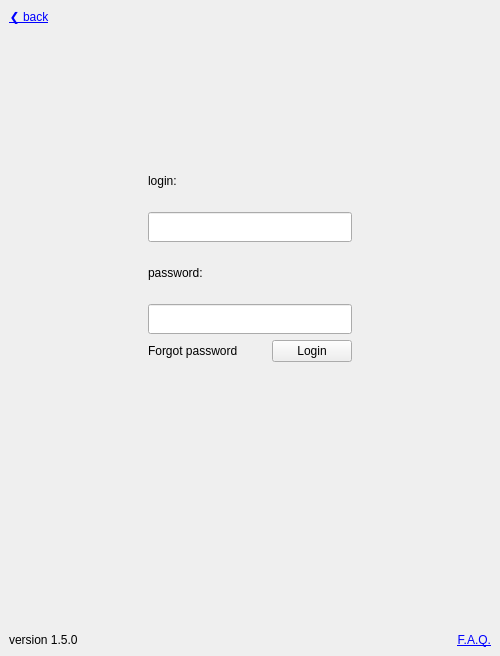
<?xml version="1.0" encoding="UTF-8"?>
<ui version="4.0">
 <class>LoginWindow</class>
 <widget class="QMainWindow" name="LoginWindow">
  <property name="geometry">
   <rect>
    <x>0</x>
    <y>0</y>
    <width>500</width>
    <height>656</height>
   </rect>
  </property>
  <property name="sizePolicy">
   <sizepolicy hsizetype="Preferred" vsizetype="Minimum">
    <horstretch>0</horstretch>
    <verstretch>0</verstretch>
   </sizepolicy>
  </property>
  <property name="minimumSize">
   <size>
    <width>350</width>
    <height>550</height>
   </size>
  </property>
  <property name="windowTitle">
   <string>NAZVA</string>
  </property>
  <property name="windowIcon">
   <iconset>
    <normaloff>../../../../Photos/Pictures/Icons/Lumicons ico pack/System/Device Keyboard.ico</normaloff>../../../../Photos/Pictures/Icons/Lumicons ico pack/System/Device Keyboard.ico</iconset>
  </property>
  <widget class="QWidget" name="centralwidget">
   <layout class="QVBoxLayout" name="verticalLayout_2">
    <item alignment="Qt::AlignLeft">
     <widget class="QPushButton" name="btn_back">
      <property name="styleSheet">
       <string notr="true">color: blue;
outline: none;
border: 0;
background: transparent;
text-decoration: underline;</string>
      </property>
      <property name="text">
       <string>❮ back</string>
      </property>
     </widget>
    </item>
    <item>
     <spacer name="verSpacer_1">
      <property name="orientation">
       <enum>Qt::Vertical</enum>
      </property>
      <property name="sizeType">
       <enum>QSizePolicy::Maximum</enum>
      </property>
      <property name="sizeHint" stdset="0">
       <size>
        <width>20</width>
        <height>50</height>
       </size>
      </property>
     </spacer>
    </item>
    <item>
     <widget class="QLabel" name="text_error">
      <property name="sizePolicy">
       <sizepolicy hsizetype="Preferred" vsizetype="Maximum">
        <horstretch>0</horstretch>
        <verstretch>0</verstretch>
       </sizepolicy>
      </property>
      <property name="minimumSize">
       <size>
        <width>0</width>
        <height>50</height>
       </size>
      </property>
      <property name="text">
       <string/>
      </property>
      <property name="alignment">
       <set>Qt::AlignCenter</set>
      </property>
     </widget>
    </item>
    <item>
     <spacer name="verSpacer_2">
      <property name="orientation">
       <enum>Qt::Vertical</enum>
      </property>
      <property name="sizeType">
       <enum>QSizePolicy::Maximum</enum>
      </property>
      <property name="sizeHint" stdset="0">
       <size>
        <width>20</width>
        <height>20</height>
       </size>
      </property>
     </spacer>
    </item>
    <item>
     <layout class="QGridLayout" name="gridLayout">
      <item row="3" column="1">
       <widget class="QLineEdit" name="line_password">
        <property name="sizePolicy">
         <sizepolicy hsizetype="Maximum" vsizetype="Minimum">
          <horstretch>0</horstretch>
          <verstretch>0</verstretch>
         </sizepolicy>
        </property>
        <property name="minimumSize">
         <size>
          <width>0</width>
          <height>30</height>
         </size>
        </property>
        <property name="maximumSize">
         <size>
          <width>300</width>
          <height>16777215</height>
         </size>
        </property>
       </widget>
      </item>
      <item row="0" column="0">
       <spacer name="horSpacer_1">
        <property name="orientation">
         <enum>Qt::Horizontal</enum>
        </property>
        <property name="sizeType">
         <enum>QSizePolicy::Maximum</enum>
        </property>
        <property name="sizeHint" stdset="0">
         <size>
          <width>150</width>
          <height>20</height>
         </size>
        </property>
       </spacer>
      </item>
      <item row="1" column="1">
       <widget class="QLineEdit" name="line_login">
        <property name="sizePolicy">
         <sizepolicy hsizetype="Minimum" vsizetype="Minimum">
          <horstretch>0</horstretch>
          <verstretch>0</verstretch>
         </sizepolicy>
        </property>
        <property name="minimumSize">
         <size>
          <width>0</width>
          <height>30</height>
         </size>
        </property>
        <property name="maximumSize">
         <size>
          <width>300</width>
          <height>16777215</height>
         </size>
        </property>
       </widget>
      </item>
      <item row="2" column="1">
       <widget class="QLabel" name="text_password">
        <property name="sizePolicy">
         <sizepolicy hsizetype="Preferred" vsizetype="Minimum">
          <horstretch>0</horstretch>
          <verstretch>0</verstretch>
         </sizepolicy>
        </property>
        <property name="minimumSize">
         <size>
          <width>0</width>
          <height>50</height>
         </size>
        </property>
        <property name="styleSheet">
         <string notr="true">font: 14pt &quot;Nirmala UI Semilight&quot;;</string>
        </property>
        <property name="text">
         <string>password:</string>
        </property>
       </widget>
      </item>
      <item row="1" column="2">
       <spacer name="horSpacer_2">
        <property name="orientation">
         <enum>Qt::Horizontal</enum>
        </property>
        <property name="sizeType">
         <enum>QSizePolicy::Maximum</enum>
        </property>
        <property name="sizeHint" stdset="0">
         <size>
          <width>150</width>
          <height>20</height>
         </size>
        </property>
       </spacer>
      </item>
      <item row="0" column="1">
       <widget class="QLabel" name="text_login">
        <property name="sizePolicy">
         <sizepolicy hsizetype="Preferred" vsizetype="Minimum">
          <horstretch>0</horstretch>
          <verstretch>0</verstretch>
         </sizepolicy>
        </property>
        <property name="minimumSize">
         <size>
          <width>0</width>
          <height>50</height>
         </size>
        </property>
        <property name="styleSheet">
         <string notr="true">font: 14pt &quot;Nirmala UI Semilight&quot;;</string>
        </property>
        <property name="text">
         <string>login: </string>
        </property>
       </widget>
      </item>
      <item row="4" column="1">
       <layout class="QHBoxLayout" name="horizontalLayout_2">
        <item>
         <widget class="QLabel" name="text_forgot_pass">
          <property name="text">
           <string>Forgot password</string>
          </property>
         </widget>
        </item>
        <item>
         <spacer name="horizontalSpacer">
          <property name="orientation">
           <enum>Qt::Horizontal</enum>
          </property>
          <property name="sizeType">
           <enum>QSizePolicy::Maximum</enum>
          </property>
          <property name="sizeHint" stdset="0">
           <size>
            <width>40</width>
            <height>20</height>
           </size>
          </property>
         </spacer>
        </item>
        <item>
         <widget class="QPushButton" name="btn_login">
          <property name="text">
           <string>Login</string>
          </property>
         </widget>
        </item>
       </layout>
      </item>
     </layout>
    </item>
    <item>
     <spacer name="verSpacer_3">
      <property name="orientation">
       <enum>Qt::Vertical</enum>
      </property>
      <property name="sizeHint" stdset="0">
       <size>
        <width>20</width>
        <height>40</height>
       </size>
      </property>
     </spacer>
    </item>
    <item>
     <layout class="QHBoxLayout" name="horizontalLayout">
      <item>
       <widget class="QLabel" name="text_version">
        <property name="text">
         <string>version 1.5.0</string>
        </property>
       </widget>
      </item>
      <item>
       <widget class="QLabel" name="text_FAQ">
        <property name="text">
         <string>&lt;html&gt;&lt;head/&gt;&lt;body&gt;&lt;p&gt;&lt;a href=&quot;http://www.qtcentre.org&quot;&gt;&lt;span style=&quot; text-decoration: underline; color:#0000ff;&quot;&gt;F.A.Q.&lt;/span&gt;&lt;/a&gt;&lt;/p&gt;&lt;/body&gt;&lt;/html&gt;</string>
        </property>
        <property name="alignment">
         <set>Qt::AlignRight|Qt::AlignTrailing|Qt::AlignVCenter</set>
        </property>
        <property name="openExternalLinks">
         <bool>true</bool>
        </property>
       </widget>
      </item>
     </layout>
    </item>
   </layout>
  </widget>
 </widget>
 <resources/>
 <connections/>
</ui>
